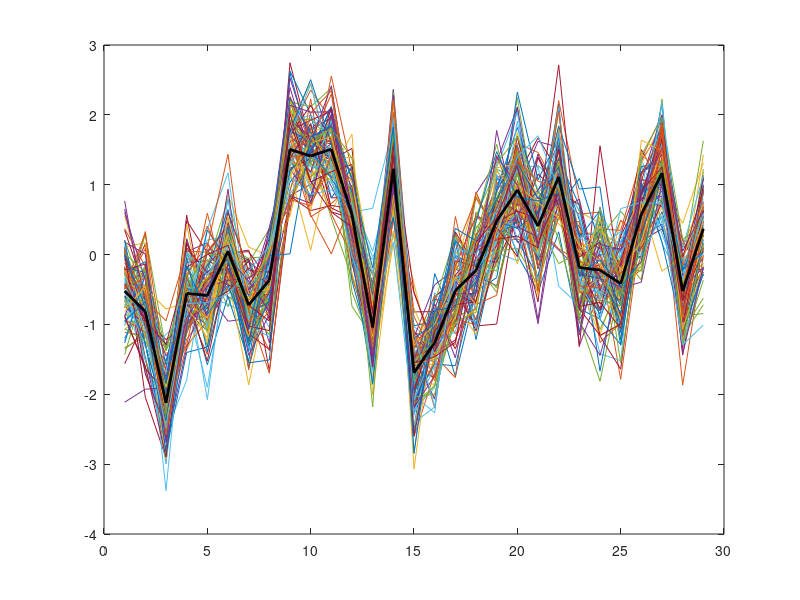

Source code (MATLAB):
% Ying Zhang May, 2015, modified for wssuwblog tutorial April, 2016
% calculate RPS and RPSS

clear all
clc


% read observations, here we use synthetical data from randomly simulated
% data from normal distribution for the tutorial

obs = randn(29,1);

% read predicted/modeled data, again, we use hythetical data here
% and we have 100 predicted/modeled data in this case (it can also be just
% one deterministic prediction, instead of 100 predictions in normal dist.)

mod = repmat(obs,1,100) + normrnd(0,.5,29,100);

% if we plot this, we can see the 100 predictions and one observed t-s in
% thick black line
plot(mod)
hold on 
plot(obs,'k','linewidth',2)

%nc = the different categories you want to choose.  
%For example, for 30 years, nc=[10,10,10] for 3 equal categories.  
%You could choose nc=[5,20,5] if you were more interested in extremes.
nc = [7 , 8 , 7]; % sum to number of years (here = 29)

[nt,nr]=size(mod); % nt is number of time-steps and nr is number of predicted t-s

[a,b]=sort(obs);
ncs=cumsum(nc);

for l=1:length(nc)-1;
    thres(l)=a(ncs(l)+1); % find thresholds to define categories
end
thres=[-Inf thres +Inf];

clobs=NaN*ones(size(obs));
for i=1:length(nc);
    aa=find(obs >= thres(i) & obs < thres(i+1)); 
    clobs(aa)=i*ones(size(aa)); %assign obs to categoriy 1,2,3
end

classo=zeros(nt,length(nc));
for j=1:nt;
    classo(j,clobs(j))=[1]; % find pdf for obs in each category
end

for j=1:nt;
    modul=mod(j,:);
    for i=1:length(nc);
         aa=find(modul >= thres(i) & modul < thres(i+1));
         cl(i)=length(aa);
    end
    clmod(j,:)=cl;   % assign mod in yr j to categoriy 1,2,3 and find pdf
    clear cl aa modul        
end

clmod=clmod./nr;

classo=cumsum(classo'); %CDF
clmod=cumsum(clmod');   %CDF
RPS=sum((clmod-classo).^2);

climo=nc./nt;
climo=cumsum(climo(:));
climo=climo*ones(1,nt);
RPSclim=sum((climo-classo).^2);
RPSS=100*(1-(RPS./RPSclim));
RPSSmedian = median(RPSS);
% check the MatLab command window of the printed out RPSS score
disp([num2str(RPSSmedian),'%', ' - this is the RPSS score']) 
